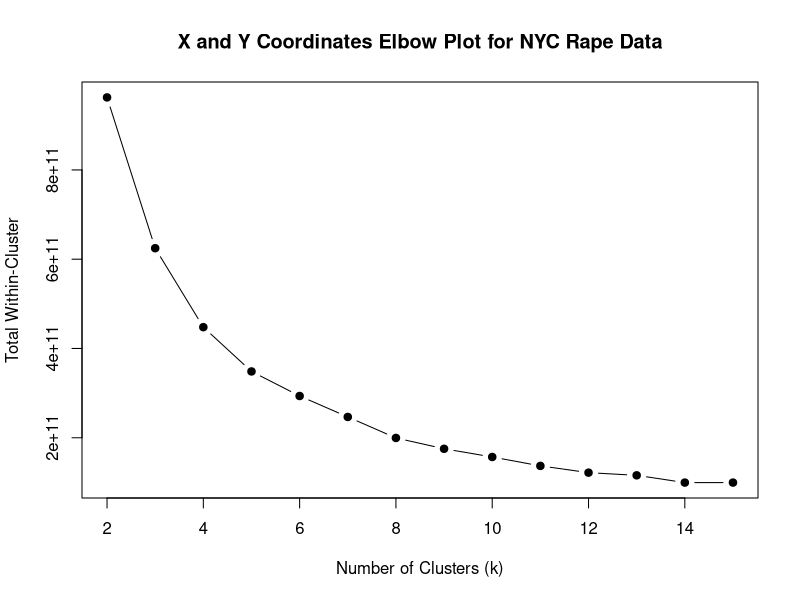
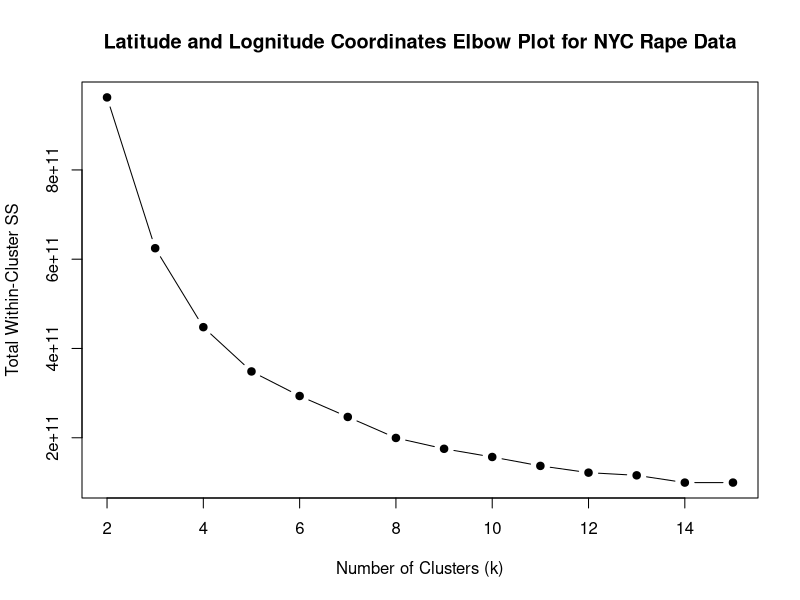

The R script that drew these images, in order:
## ---- chunk 1
#load cleaned csv
df <- read.csv("Rape_Data_cleaned.csv", header=TRUE)
## ---- chunk 2
#Preprocessing coordinates
df$X_COORD_CD <- as.numeric(gsub(",", "", df$X_COORD_CD))
df$Y_COORD_CD <- as.numeric(gsub(",", "", df$Y_COORD_CD))


#Coordinate data frame with just coordinates
cluster_vars <- c("X_COORD_CD", "Y_COORD_CD")
coords <- df[,cluster_vars]
## ---- chunk 3
set.seed(42)

wss <- sapply(2:15, function(k) {
  kmeans(coords, centers = k, nstart = 25)$tot.withinss
})

plot(2:15, wss, type = "b", pch = 19,
     xlab = "Number of Clusters (k)",
     ylab = "Total Within-Cluster",
     main = "X and Y Coordinates Elbow Plot for NYC Rape Data")
## ---- chunk 4
#Preprocessing latitude/longitude
df$Latitude <- as.numeric(df$Latitude)
df$Longitude <- as.numeric(df$Longitude)

#Create lat/long df
cluster_vars <- c("X_COORD_CD", "Y_COORD_CD")
lat_long <- df[,cluster_vars]
## ---- chunk 5
set.seed(42)

wss <- sapply(2:15, function(k) {
  kmeans(lat_long, centers = k, nstart = 25)$tot.withinss
})

plot(2:15, wss, type = "b", pch = 19,
     xlab = "Number of Clusters (k)",
     ylab = "Total Within-Cluster SS",
     main = "Latitude and Lognitude Coordinates Elbow Plot for NYC Rape Data")
## ---- chunk 6
#choose k=8
k_km  <- 8
pclusters <- kmeans(coords, centers = k_km, nstart = 25)
km_groups <- pclusters$cluster

#Add attribute to data
df$CLUSTER <- pclusters$cluster
table(km_groups) #quantity of each group
## ---- chunk 7
#attribute to k cluster with frequency??

## ---- chunk 8
write.csv(df, "Rape_Data_clusters.csv", row.names = FALSE)
